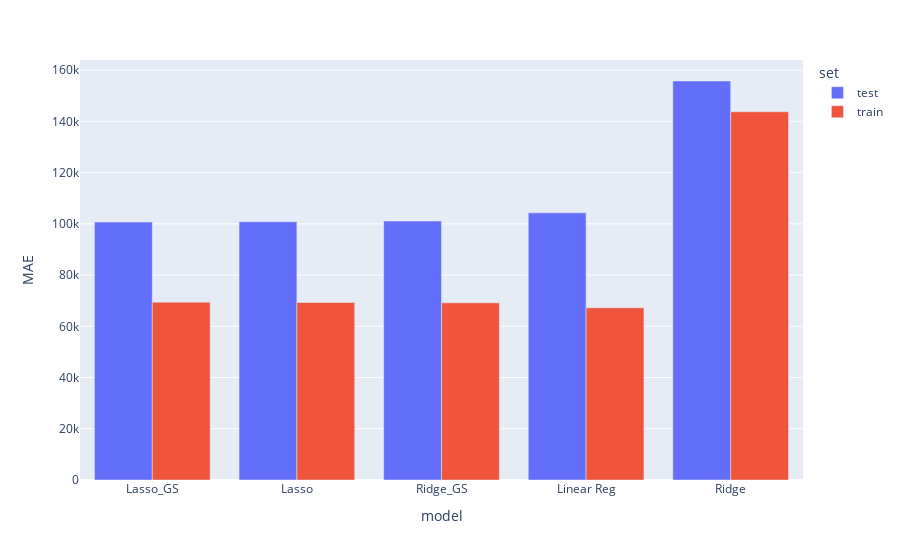

This figure's notebook cell:
### Code cell
scores_df = scores_df.sort_values(by = ['set', 'MAE'], ascending = True)
px.bar(scores_df, x = "model", y = 'MAE', color = 'set', barmode = 'group', width = 900)

### Figure 1 — Plotly figure (JSON) as saved in the notebook; plotly's stock layout.template omitted (floating-point values rounded to 4 significant figures)
{"data": [{"alignmentgroup": "True", "hovertemplate": "set=test<br>model=%{x}<br>MAE=%{y}<extra></extra>", "legendgroup": "test", "marker": {"color": "#636efa", "pattern": {"shape": ""}}, "name": "test", "offsetgroup": "test", "orientation": "v", "showlegend": true, "textposition": "auto", "type": "bar", "x": ["Lasso_GS", "Lasso", "Ridge_GS", "Linear Reg", "Ridge"], "xaxis": "x", "y": [100700.0, 100900.0, 101100.0, 104300.0, 155800.0], "yaxis": "y"}, {"alignmentgroup": "True", "hovertemplate": "set=train<br>model=%{x}<br>MAE=%{y}<extra></extra>", "legendgroup": "train", "marker": {"color": "#EF553B", "pattern": {"shape": ""}}, "name": "train", "offsetgroup": "train", "orientation": "v", "showlegend": true, "textposition": "auto", "type": "bar", "x": ["Linear Reg", "Ridge_GS", "Lasso", "Lasso_GS", "Ridge"], "xaxis": "x", "y": [67250.0, 69150.0, 69300.0, 69410.0, 143800.0], "yaxis": "y"}], "layout": {"barmode": "group", "legend": {"title": {"text": "set"}, "tracegroupgap": 0}, "margin": {"t": 60}, "width": 900, "xaxis": {"anchor": "y", "domain": [0, 1], "title": {"text": "model"}}, "yaxis": {"anchor": "x", "domain": [0, 1], "title": {"text": "MAE"}}}}
